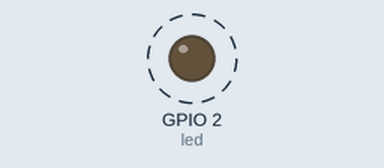
This program was run on a simulated ESP8266 board running MicroPython. On the bench: output pins drawn as LEDs (lit = HIGH, except the on-board LED, lit = LOW). Dashed ring = blinking.

Above: at 0.2 s.
Timing chart, 0 to 3.0 s (numbered marks = the images above):
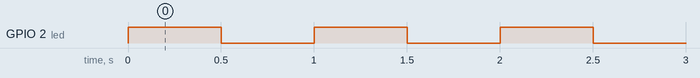

The program:

blink.py
```python
import time
from machine import Pin

# LED_PIN = 1  # ESP-01
LED_PIN = 2  # ESP-12
led = Pin(LED_PIN, Pin.OUT)
while True:
    if led.value():
        led.off()
    else:
        led.on()
    time.sleep(0.5)
    
```

Measured:
- by itself, GPIO 2 (led): alternates HIGH for 0.50 s and LOW for 0.50 s
